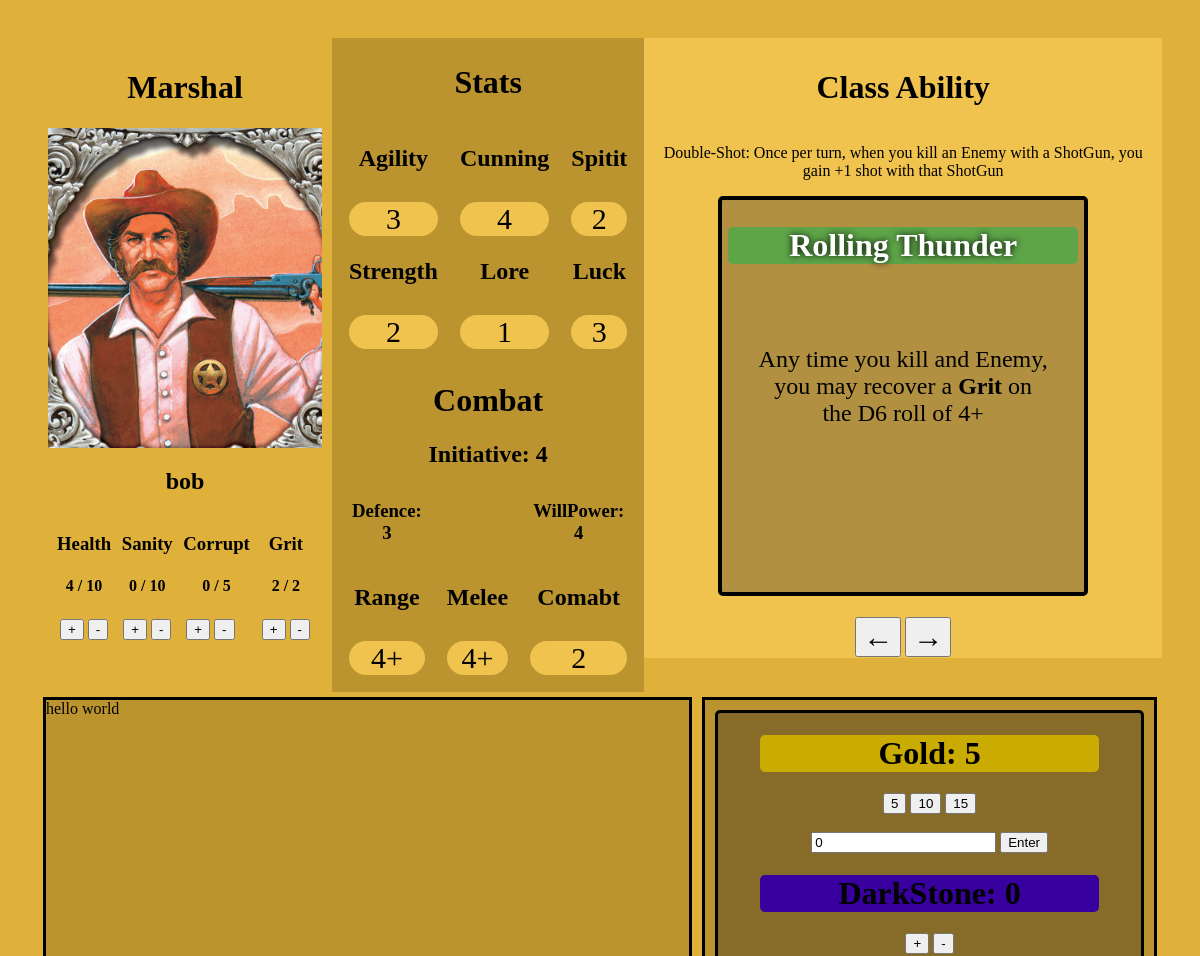
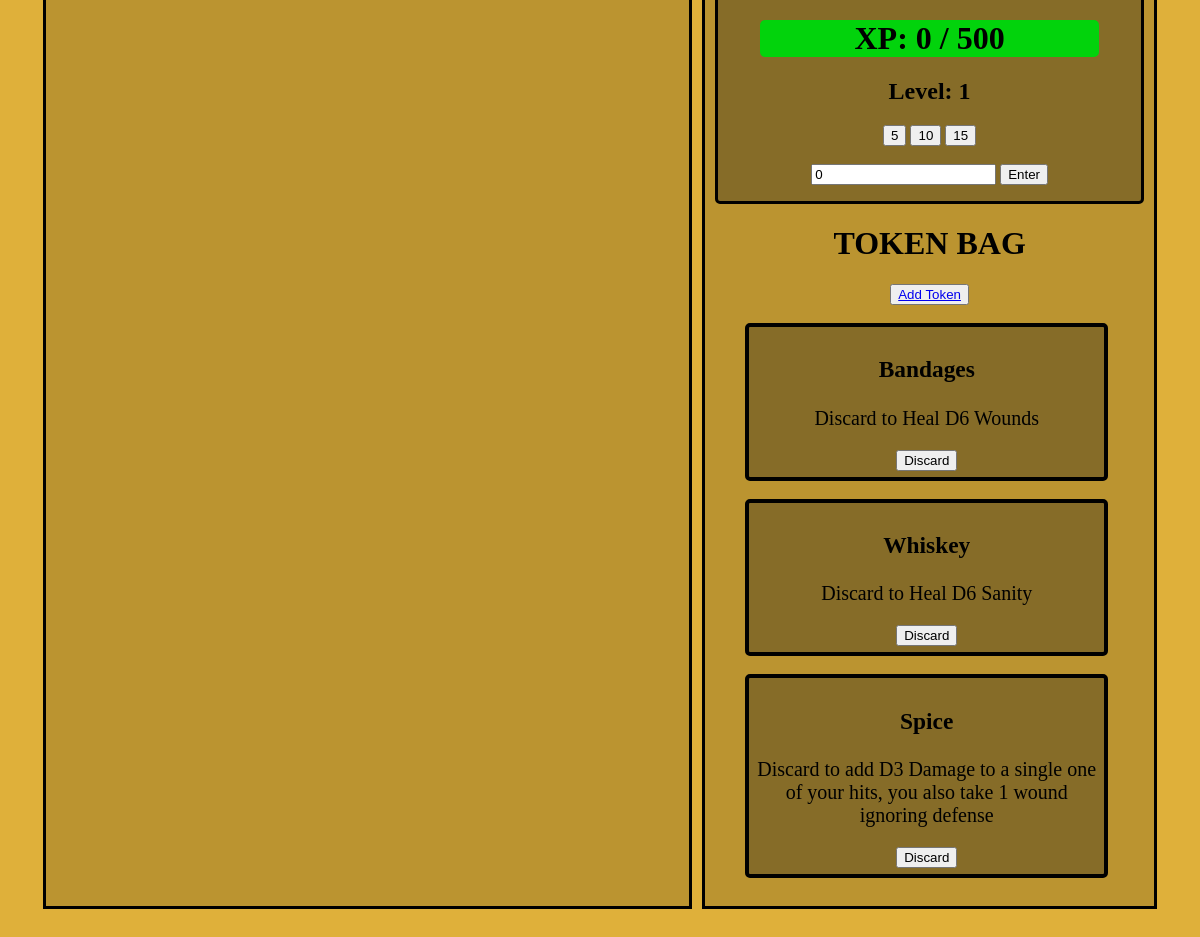
Before: /characters/1 with the older database file (2 pictures, top to bottom).
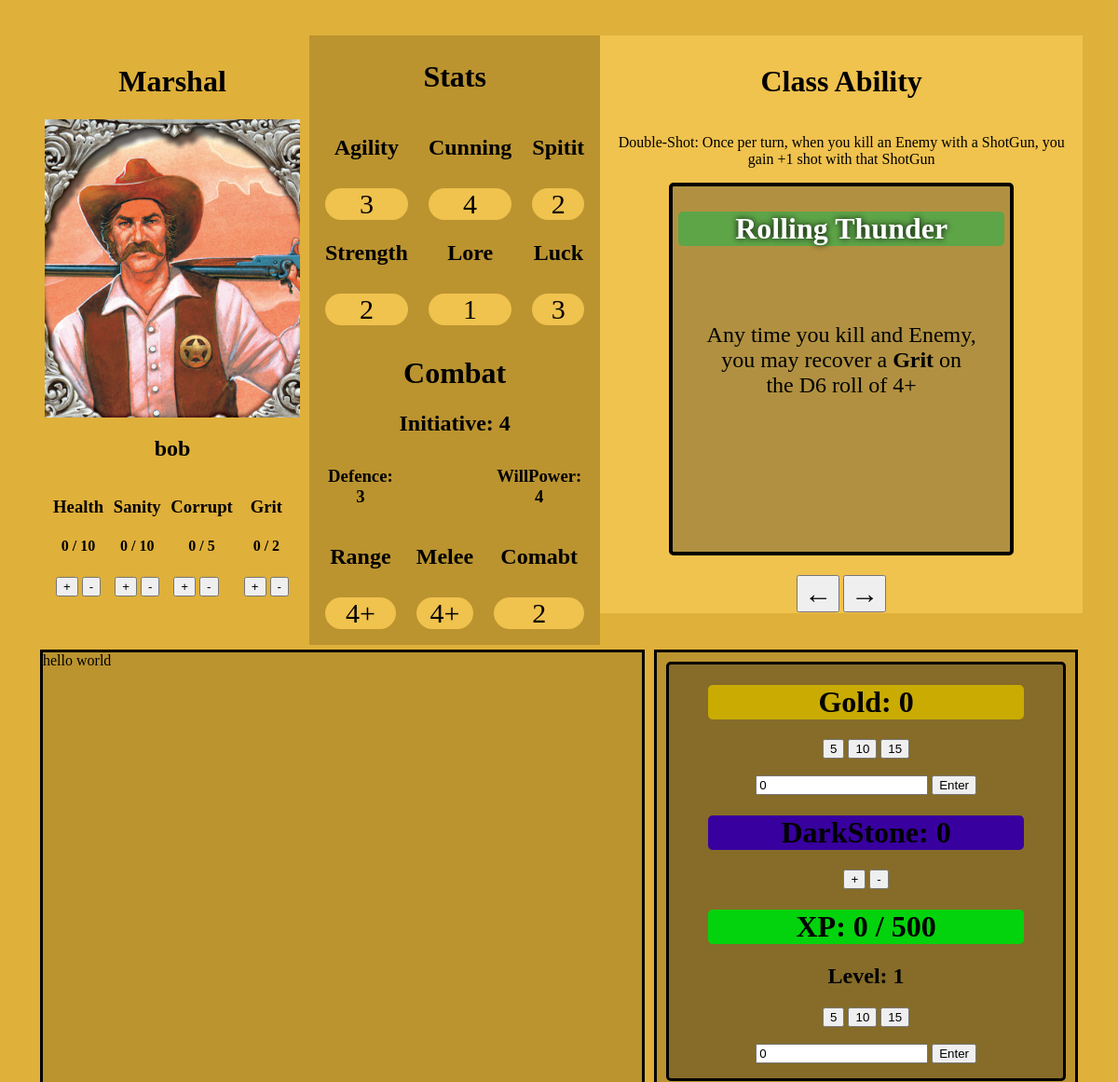
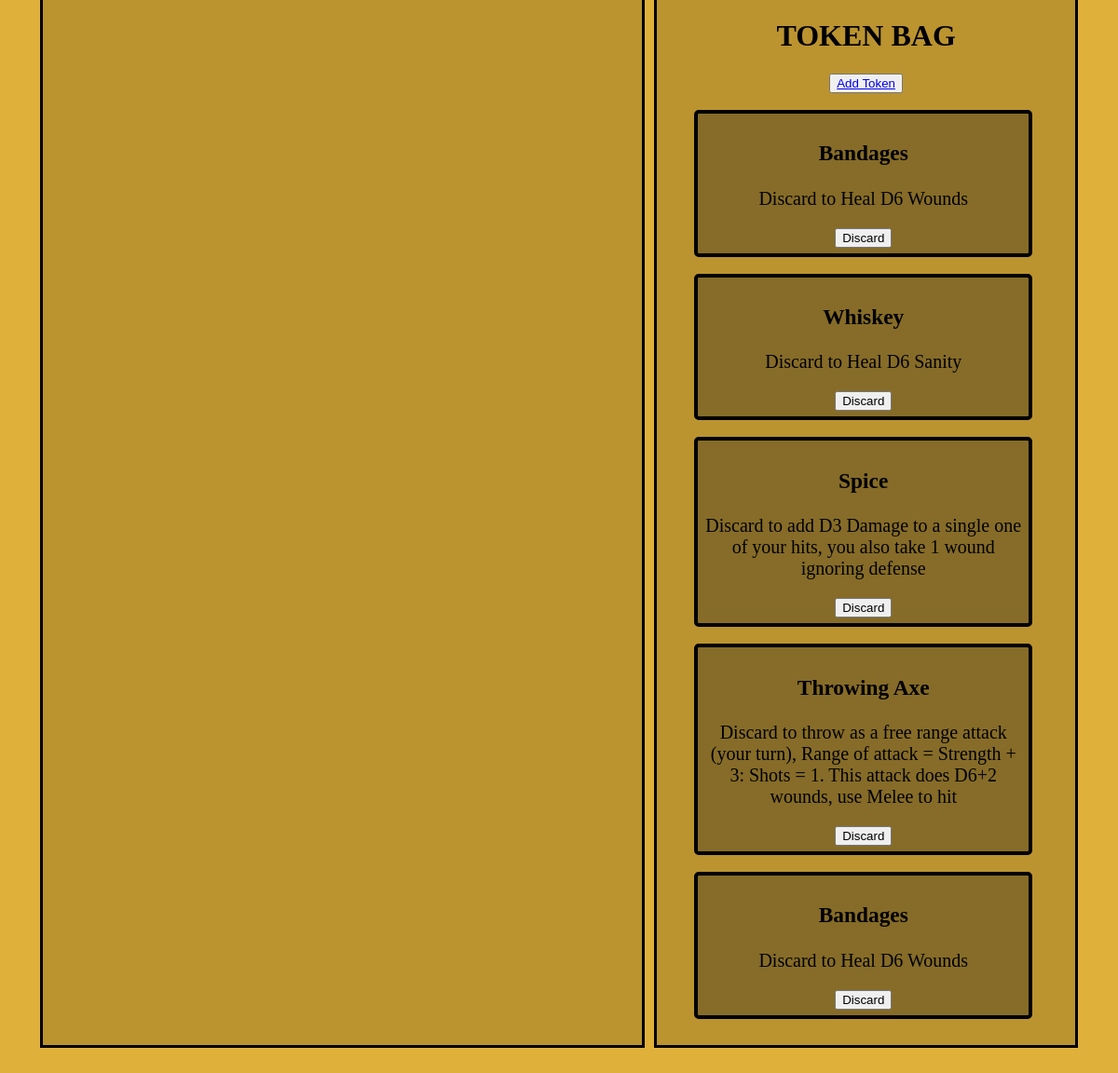
After: the same page with the newer database file (2 pictures, top to bottom).
### characters/models.py (models this page shows, shortened)
class Character(models.Model):
    character_user = models.ForeignKey(
        settings.AUTH_USER_MODEL,
        on_delete=models.CASCADE,
        related_name="marshal_character",
    )
    class_options = (
        ("Marshal", "Marshal"),
        ("Rancher", "Rancher"),
        ("LawMan","LawMan"),
        ("PianoPlayer","PianoPlayer"),
        ("IndianScout","IndianScout"),
        ("Bandido","Bandido"),
        ("Preacher","Preacher"),
        ("GunSlinger","GunSlinger"),
    )
    character_class = models.CharField(choices=class_options, default="Marshal")
    character_name = models.CharField(max_length=25,blank=False)
    @property
    def agility(self):
        if self.character_class == "Marshal":
            return 3
    @property
    def cunning(self):
        if self.character_class == "Marshal":
            return 4
    @property
    def spirit(self):
        if self.character_class == "Marshal":
            return 2
    @property
    def strength(self):
        if self.character_class == "Marshal":
            return 2
    @property
    def lore(self):
        if self.character_class == "Marshal":
            return 1
    @property
    def luck(self):
        if self.character_class == "Marshal":
            return 3
    @property
    def initiative(self):
        if self.character_class == "Marshal":
            return 4
    @property
    def range_to_hit(self):
        if self.character_class == "Marshal":
            return 4
    @property
    def melee_to_hit(self):
        if self.character_class == "Marshal":
            return 4
    @property
    def combat(self):
        if self.character_class == "GunSlinger":
            return 1
        else:
            return 2
    @property
    def health(self):
        if self.character_class == "Marshal":
            return 10
    @property
    def defence(self):
        if self.character_class == "Marshal":
            return 3
    @property
    def sanity(self):
        if self.character_class == "Marshal":
            return 10
    @property
    def willpower(self):
        if self.character_class == "Marshal":
            return 4
    current_health = models.IntegerField(default = 0)
    current_sanity = models.IntegerField(default= 0 )
    max_grit = models.IntegerField(default=2)
    current_grit = models.IntegerField(default=2)
    corruption = models.IntegerField(default=5)
    current_corruption = models.IntegerField(default=0)
    class_card = models.IntegerField(default=1)
    gold = models.IntegerField(default=0)
    dark_stone = models.IntegerField(default=0)
    xp = models.IntegerField(default=0)
    level = models.IntegerField(default=1)

class Side_Bag(models.Model):
    assigned_to_character = models.ForeignKey(
        Character,
        on_delete=models.CASCADE,
          related_name='side_bag')
    token = models.ForeignKey(
        Token,
        on_delete=models.CASCADE,
          related_name='character_token',
          default= 1)

### equipment/models.py (models this page shows, shortened)
class Token(models.Model):
    name = models.CharField(default= "Token")
    description = models.TextField(default= "Discard to ")

### characters/views.py (the view, shortened to what this page needs)
# urls.py: path("<int:pk>", Character_View.as_view(), name="character_detail"),
class Character_View(DetailView):
    model = Character
    def get_template_names(self):
         character = self.get_object()
         return f'{character.character_class}_details.html'
    def get_object(self, queryset=None):
        obj = super().get_object(queryset)
        return Character.objects.get(pk=obj.pk)

### templates/marshal_details.html (shortened to what this page needs)
{% extends "base.html" %}
{% block content %}
<div class = 'container'>
  <div class="character_title">
    <h1>{{character.character_class}}</h1>
    <img src="/static/img/Us_Marshal.png">
    <h2>{{character.character_name}}</h2>
    <div
    style="
    display: flex;
    flex-direction: row;
    justify-content: space-evenly;
    ">
      <div>
        <h3>Health</h3>
        <h4 id = "current_wounds">{{character.current_health}} / {{character.health}}</h4>
        <table>
          <tr>
            <td>
              <form method="post" id = "health+">
              <button type="submit">+</button>
            </form>
            </td>
            <td>
              <form method="post" id = "health-">
              <button type="submit">-</button>
            </form>
            </td>
          </tr>
        </table>
      </div>
      <div>
        <h3>Sanity</h3>
        <h4 id = "current_sanity">{{character.current_sanity}} / {{character.sanity}}</h4>
        <table>
          <tr>
            <td>
              <form method="post" id = "sanity+">
              <button type="submit">+</button>
            </form>
            </td>
            <td>
              <form method="post" id = "sanity-" >
              <button type="submit">-</button>
            </form>
            </td>
          </tr>
        </table>
      </div>
      <div>
        <h3>Corrupt</h3>
        <h4 id = "current_corruption">{{character.current_corruption}} / {{character.corruption}}</h4>
        <table>
          <tr>
            <td>
              <form method="post" id = "corupt+">
              <button type="submit">+</button>
            </form>
            </td>
            <td>
              <form method="post" id = "corupt-" >
              <button type="submit">-</button>
            </form>
            </td>
          </tr>
        </table>
      </div>
      <div>
        <h3>Grit</h3>
        <h4 id = "current_grit">{{character.current_grit}} / {{character.max_grit}}</h4>
        <table>
          <tr>
            <td>
              <form method="post" id = "grit+">
              <button type="submit">+</button>
            </form>
            </td>
            <td>
              <form method="post" id = "grit-" >
              <button type="submit">-</button>
            </form>
            </td>
          </tr>
        </table>
      </div>
    </div>
  </div>
  <div class = 'stat_info'>
    <table>
      <h1>Stats</h1>
      <tr>
        <td>
          <h2>Agility</h2>
          <p id = "agility">{{character.agility}}</p>
        </td>
        <td>
          <h2>Cunning</h2>
          <p id = "cunning">{{character.cunning}}</p>
        </td>
        <td>
          <h2>Spitit</h2>
          <p id = "spirit">{{character.spirit}}</p>
        </td>
      </tr>
      <tr style="text-align: center;">
        <td>
          <h2>Strength</h2>
          <p id = "strength">{{character.strength}}</p>
        </td>
        <td>
          <h2>Lore</h2>
          <p id = "lore">{{character.lore}}</p>
        </td>
        <td>
          <h2>Luck</h2>
          <p id = luck>{{character.luck}}</p>
        </td>
      </tr>
  </div>
  <div class = 'stat_info'>
  <table>
    <h1> Combat</h1>
    <h2 id = "initiative"> Initiative: {{character.initiative}}</h2>
    <tr>
      <td><h3 id = "defence">Defence: {{character.defence}}</h3></td>
      <td></td>
      <td><h3 id = "willpower">WillPower: {{character.willpower}}</h3></td>
    </tr>
    <tr>
        <td>
          <h2>Range</h2>
          <p id = "range">{{character.range_to_hit}}+</p>
        </td>
        <td>
          <h2>Melee</h2>
          <p id = "melee">{{character.melee_to_hit}}+</p>
        </td>
        <td>
          <h2>Comabt</h2>
          <p id = "combat">{{character.combat}}</p>
        </td>
      </tr>
  </table>
  </div>
  <div class = 'abilites'>
    <h1> Class Ability</h1>
    <p>
      Double-Shot: Once per turn, when you kill an Enemy with a ShotGun, you gain +1 shot with that ShotGun
    </p>
    <div class = "card" id = "character_card">
      {% if character.class_card == 1 %}
        <h1>Rolling Thunder</h1>
        <p
        style="
        position: relative;
        padding: 30px;
        float: left;
        top: 20%;
        left: 50%;
        transform: translate(-50%, -50%);
        font-size: 24px;
        " >
          Any time you kill and Enemy, you may recover a <b>Grit</b> on the D6 roll of 4+
        </p>
      {% endif %}
    </div>
    <br>
    <div>
      <table>
      <tr>
        <td>
          <div>
            <form action="post" id = "card_previous">
              <button style="font-size: 30px;">&#8592;</button>
            </form>
          </div>
        </td>
        <td>
          <div>
            <form action="post" id="card_next">
              <button style="font-size: 30px;"> &#8594; </button>
            </form>
          </div>
        </td>
      </tr>
    </table>
    </div>
    {% if character.passive_buffs.all%}
    {% for buff in character.passive_buffs.all %}
      <br>
    {% endfor %}
    {%endif %}
    {% if character.per_turn.all%}
    {% for per_turn in character.per_turn.all %}
      <br>
    {% endfor %}
    {%endif %}
  </div>
</div>
<div class = 'container'>
  <div class = 'equipment'>
    hello world
  </div>
  <div class = 'resources'>
    <div style="background-color:  rgb(134, 108, 40); border: solid black 3px; border-radius: 5px;">
      <div>
        <h1 class="gold_banner" id = "current_gold">Gold: {{character.gold}}</h1>
        <button onclick="Gold_Data(5)">5</button>
        <button onclick="Gold_Data(10)">10</button>
        <button onclick="Gold_Data(15)">15</button>
        <br>
        <br>
        <form method = 'post' id = 'gold'>
          <input type="number" id = 'gold_value' value="0">
          <button type="submit">Enter</button>
        </form>
      </div>
      <div>
        <h1 class = 'dark_stone_banner' id = 'current_dark_stone'>DarkStone: {{character.dark_stone}}</h1>
        <button onclick="Dark_Stone_Data('+')">+</button>
        <button onclick="Dark_Stone_Data('-')">-</button>
      </div>
        <div>
          <h1 class = "xp_banner" id = 'current_xp'>XP: {{character.xp}} / 500</h1>
          <h2>Level: {{character.level}}</h2>
          <button onclick="XP_Data(5)">5</button>
          <button onclick="XP_Data(10)">10</button>
          <button onclick="XP_Data(15)">15</button>
          <br>
          <br>
          <form method = 'post' id = 'xp'>
            <input type="number" id = 'xp_value' value="0">
            <button type="submit">Enter</button>
          </form>
        </div>
    </div>
    <div id = "side_bag">
        <h1>TOKEN BAG</h1>
        <button><a href = '{% url "add_token" character.pk%}'>Add Token</a></button>
        <br>
        <br>
        {% for token in character.side_bag.all %}
        <div class = 'token_card' id = "token_{{token.pk}}" data-id="{{token.pk}}">
          <h3>{{token.token.name}}</h3>
          <p>{{token.token.description}}</p>
          <button onclick="Delete_Token(
            document.getElementById('token_{{token.pk}}').getAttribute('data-id'),
            'token_{{token.pk}}'
            )">Discard</button>
        </div>
        <br>
        {% endfor %}
    </div>
  </div>
</div>
{% endblock content %}

### templates/base.html (shortened to what this page needs)
{%load static%}
<html>
  <head>
    <link rel = "stylesheet" href = "{% static 'css/Main.css' %}">
  </head>
  <body>
    <main>
      {% block content %}
      {% endblock content %}
    </main>
  </body>
</html>

### static/css/Main.css (style rules this page uses)
body { padding: 30px; background-color: #dfb03a; overflow-y: scroll; scrollbar-width: 2px; }
.container { display: flex; position: relative; }
.character_title { padding: 10px; align-items: center; justify-content: center; text-align: center; width: 30vw; }
.stat_info { padding: 5px; background-color: #bb9430; height: fit-content; text-align: center; }
.stat_info table tr { text-align: center; ; }
.stat_info table tr td { padding: 10px; }
.stat_info table tr p { text-align: center; font-size: 30px; background-color: #f0c24e; border-radius: 50px; }
.abilites { background-color: #f0c24e; height: 600px; padding: 10px; text-align: center; overflow-y: scroll; overflow-x: hidden; display: flex; flex-direction: column; align-items: center; justify-items: center; }
.card { padding: 6px; min-height: 380px; max-height: 380px; width: 350px; border: solid black; border-radius: 5px; border-width: 4px; background-color: rgb(177, 145, 65); }
.card h1 { background-color: rgb(94, 165, 72); border-radius: 5px; color: white; text-shadow: 0 0 7px black; }
.token_card { padding: 6px; width: 80%; border: solid black; border-radius: 5px; border-width: 4px; background-color: rgb(134, 108, 40); position: relative; left: 7%; font-size: 20px; }
.equipment { background-color: #bb9430; width: 60vw; margin: 5px; border: solid black; }
.resources { padding: 10px; background-color: #bb9430; margin: 5px; width: 40vw; border: solid black; overflow-y: scroll; overflow-x: hidden; display: flex; flex-direction: column; text-align: center; align-content: center; justify-content: center; }
.gold_banner { background-color: rgb(201, 171, 2); border-radius: 5px; width: 80%; left: 10%; position: relative; }
.dark_stone_banner { background-color: rgb(56, 0, 158); border-radius: 5px; width: 80%; left: 10%; position: relative; }
.xp_banner { background-color: rgb(2, 211, 12); border-radius: 5px; width: 80%; left: 10%; position: relative; }

Changed rows visible on the page:
changed Character "Marshal": current_health "4" → "0"; current_grit "2" → "0"; gold "5" → "0"
added Side_Bag: token.name "Throwing Axe", token.description "Discard to throw as a free range attack (your turn), Range of attack = Strength + 3: Shots = 1. This attack does D6+2 wounds, use Melee to hit"
added Side_Bag: token.name "Bandages", token.description "Discard to Heal D6 Wounds"
